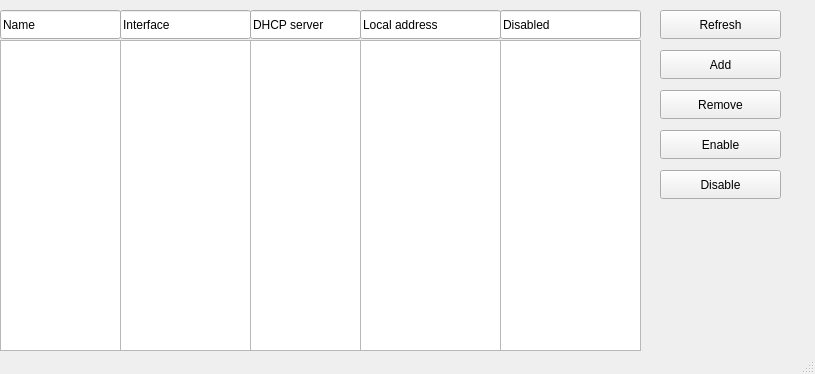
<?xml version="1.0" encoding="UTF-8"?>
<ui version="4.0">
 <class>MainWindow</class>
 <widget class="QMainWindow" name="MainWindow">
  <property name="geometry">
   <rect>
    <x>0</x>
    <y>0</y>
    <width>815</width>
    <height>374</height>
   </rect>
  </property>
  <property name="windowTitle">
   <string>DHCP Relay</string>
  </property>
  <widget class="QWidget" name="centralwidget">
   <widget class="QListWidget" name="dhcpField">
    <property name="geometry">
     <rect>
      <x>250</x>
      <y>40</y>
      <width>111</width>
      <height>311</height>
     </rect>
    </property>
   </widget>
   <widget class="QLineEdit" name="version">
    <property name="geometry">
     <rect>
      <x>120</x>
      <y>10</y>
      <width>131</width>
      <height>29</height>
     </rect>
    </property>
    <property name="text">
     <string>Interface</string>
    </property>
   </widget>
   <widget class="QPushButton" name="enableButton">
    <property name="geometry">
     <rect>
      <x>660</x>
      <y>130</y>
      <width>121</width>
      <height>29</height>
     </rect>
    </property>
    <property name="text">
     <string>Enable</string>
    </property>
   </widget>
   <widget class="QPushButton" name="addButton">
    <property name="geometry">
     <rect>
      <x>660</x>
      <y>50</y>
      <width>121</width>
      <height>29</height>
     </rect>
    </property>
    <property name="text">
     <string>Add</string>
    </property>
   </widget>
   <widget class="QLineEdit" name="version_3">
    <property name="geometry">
     <rect>
      <x>360</x>
      <y>10</y>
      <width>141</width>
      <height>29</height>
     </rect>
    </property>
    <property name="text">
     <string>Local address</string>
    </property>
   </widget>
   <widget class="QListWidget" name="localField">
    <property name="geometry">
     <rect>
      <x>360</x>
      <y>40</y>
      <width>141</width>
      <height>311</height>
     </rect>
    </property>
   </widget>
   <widget class="QListWidget" name="interfaceField">
    <property name="geometry">
     <rect>
      <x>120</x>
      <y>40</y>
      <width>131</width>
      <height>311</height>
     </rect>
    </property>
   </widget>
   <widget class="QPushButton" name="refreshButton">
    <property name="geometry">
     <rect>
      <x>660</x>
      <y>10</y>
      <width>121</width>
      <height>29</height>
     </rect>
    </property>
    <property name="text">
     <string>Refresh</string>
    </property>
   </widget>
   <widget class="QPushButton" name="disableButton">
    <property name="geometry">
     <rect>
      <x>660</x>
      <y>170</y>
      <width>121</width>
      <height>29</height>
     </rect>
    </property>
    <property name="text">
     <string>Disable</string>
    </property>
   </widget>
   <widget class="QListWidget" name="nameField">
    <property name="geometry">
     <rect>
      <x>0</x>
      <y>40</y>
      <width>121</width>
      <height>311</height>
     </rect>
    </property>
   </widget>
   <widget class="QPushButton" name="removeButton">
    <property name="geometry">
     <rect>
      <x>660</x>
      <y>90</y>
      <width>121</width>
      <height>29</height>
     </rect>
    </property>
    <property name="text">
     <string>Remove</string>
    </property>
   </widget>
   <widget class="QLineEdit" name="package_2">
    <property name="geometry">
     <rect>
      <x>0</x>
      <y>10</y>
      <width>121</width>
      <height>29</height>
     </rect>
    </property>
    <property name="text">
     <string>Name</string>
    </property>
   </widget>
   <widget class="QLineEdit" name="version_2">
    <property name="geometry">
     <rect>
      <x>250</x>
      <y>10</y>
      <width>111</width>
      <height>29</height>
     </rect>
    </property>
    <property name="text">
     <string>DHCP server</string>
    </property>
   </widget>
   <widget class="QListWidget" name="disableField">
    <property name="geometry">
     <rect>
      <x>500</x>
      <y>40</y>
      <width>141</width>
      <height>311</height>
     </rect>
    </property>
   </widget>
   <widget class="QLineEdit" name="version_5">
    <property name="geometry">
     <rect>
      <x>500</x>
      <y>10</y>
      <width>141</width>
      <height>29</height>
     </rect>
    </property>
    <property name="text">
     <string>Disabled</string>
    </property>
   </widget>
  </widget>
  <widget class="QStatusBar" name="statusbar"/>
 </widget>
 <resources/>
 <connections/>
</ui>
